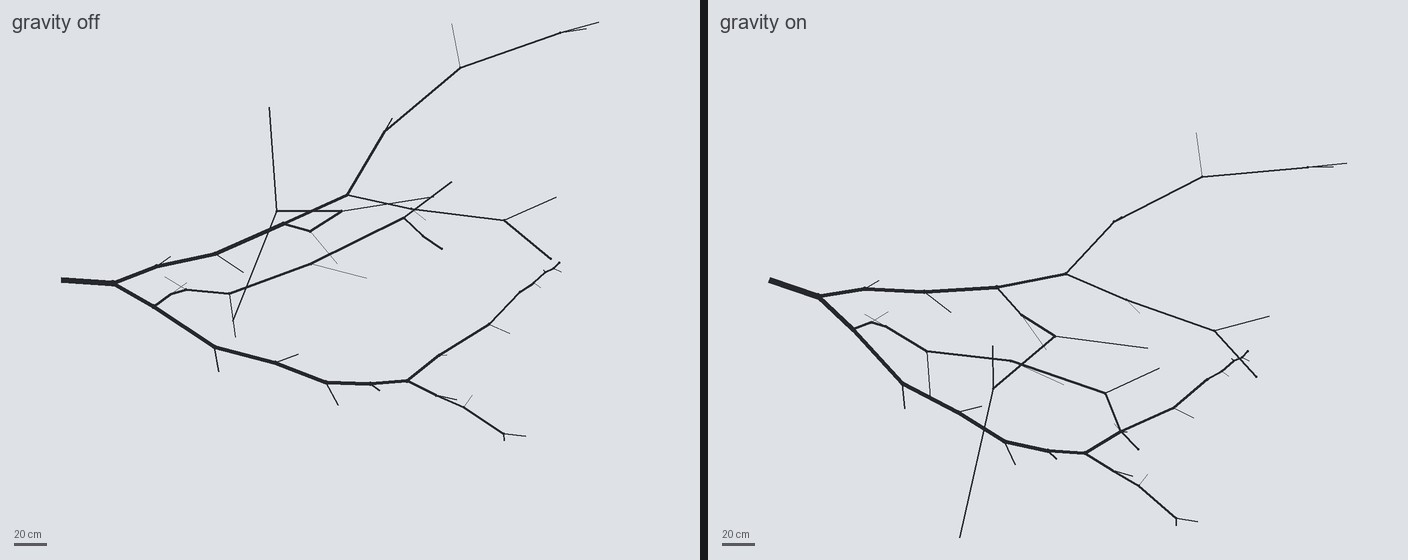
#> input picture handoff-117/notes/tree/branches/img/c-gn-fan.jpg, 1408 x 560 px, given in place of library-far-left-01.png, which was not available
$ python park.py ../../../handoff-117/notes/tree/branches/img ../../../handoff-117/notes/tree/branches/img/c-gn-limb.jpg
#> lines starting #> are read from the running program, lines starting #| are printed output that depends on the picture; after the words box and inside, x2 and y2 are one past the last pixel; in counts of white or black regions, pixels touching at a corner belong together
# The park's layers put together: the three far panels, their skies cut, on a cylinder
# around the library's middle window; a sky of ours; the oak at 40 m; then the same seen
# through the three windows from the games table. python3 -I park.py OUTSIDE_DIR OUT_DIR (BAND_M, OAK=m,deg and TAG in the environment)
import sys, math
import numpy as np
from PIL import Image, ImageFilter

src, out = sys.argv[1], sys.argv[2]
F = 1024.0                      # px per radian; the panels' 24 mm focal length in px
EYE = 2.2                       # m over the lawn
PATH_M = 60.0                   # the path along the lawn's far edge, by the trees' size
PANELS = [                      # file, centre azimuth (deg, left negative), path row at its middle
    ('library-far-left-01.png', -50.0, 530),
    ('library-far-01.png',        0.0, 538),
    ('library-far-right-01.png', 50.0, 543),
]
SEAMS = [-25.0, 25.0]           # where one panel gives way to the next
SUN = (-20.0, 18.0)
import os
BAND_M = float(os.environ.get('BAND_M', 110))   # how far the tree line stands; the panels drawn for 60
OAK = tuple(map(float, os.environ.get('OAK', '70,22').split(',')))   # its distance (m), azimuth (deg)
TAG = os.environ.get('TAG', '')
W = int(F * math.radians(172)); H = 1900; V0 = 1400  # horizon row in the panorama

def load(p):
    return np.asarray(Image.open(p).convert('RGBA')).astype(np.float32) / 255

def box(a, r, axis):
    c = np.cumsum(np.pad(a, [(r + 1, r) if i == axis else (0, 0) for i in range(2)], mode='edge'), axis)
    n = a.shape[axis]
    hi = np.take(c, np.arange(2 * r + 1, 2 * r + 1 + n), axis)
    lo = np.take(c, np.arange(0, n), axis)
    return (hi - lo) / (2 * r + 1)

def blur(a, r):                 # three box passes each way, near a Gaussian of radius r
    k = max(1, int(r / 1.7))
    for _ in range(3):
        a = box(box(a, k, 0), k, 1)
    return a

def fill(v, ok):                # carry the nearest known value into gaps, along axis 0
    idx = np.where(ok, np.arange(len(ok)), 0); np.maximum.accumulate(idx, out=idx)
    first = np.argmax(ok); idx[:first] = first
    return v[idx]

def sky_alpha(rgb, path_row):
    # The sky as a smooth field: a color per row plus an offset per column, fitted to the
    # pixels taken as sky, which can't follow the crowns down; a pixel's alpha is how far
    # its color is from it.
#> called with path_row = 530
    c = rgb[..., :3]; h, w = c.shape[:2]
#> after `h, w = c.shape[:2]`: h = 560; w = 1408
    m = np.zeros((h, w), np.float32); m[:100] = 1
    col = np.zeros((w, 3), np.float32)
    for _ in range(6):
        n = m.sum(1)
        row = (m[..., None] * (c - col[None])).sum(1) / np.maximum(n, 1)[:, None]
        row = fill(row, n > 15)
        n2 = m.sum(0)
        col = (m[..., None] * (c - row[:, None])).sum(0) / np.maximum(n2, 1)[:, None]
        col = fill(col, n2 > 5)
        col = np.stack([box(col[:, k:k + 1], 60, 0)[:, 0] for k in range(3)], -1)
        est = row[:, None] + col[None]
        d = np.sqrt(((c - est) ** 2).sum(-1))
        m = (d < 0.05).astype(np.float32); m[path_row - 30:] = 0
#> this loop made 6 passes
#> pass 1, in sky_alpha, `m = (d < 0.05).astype(np.float32)`:
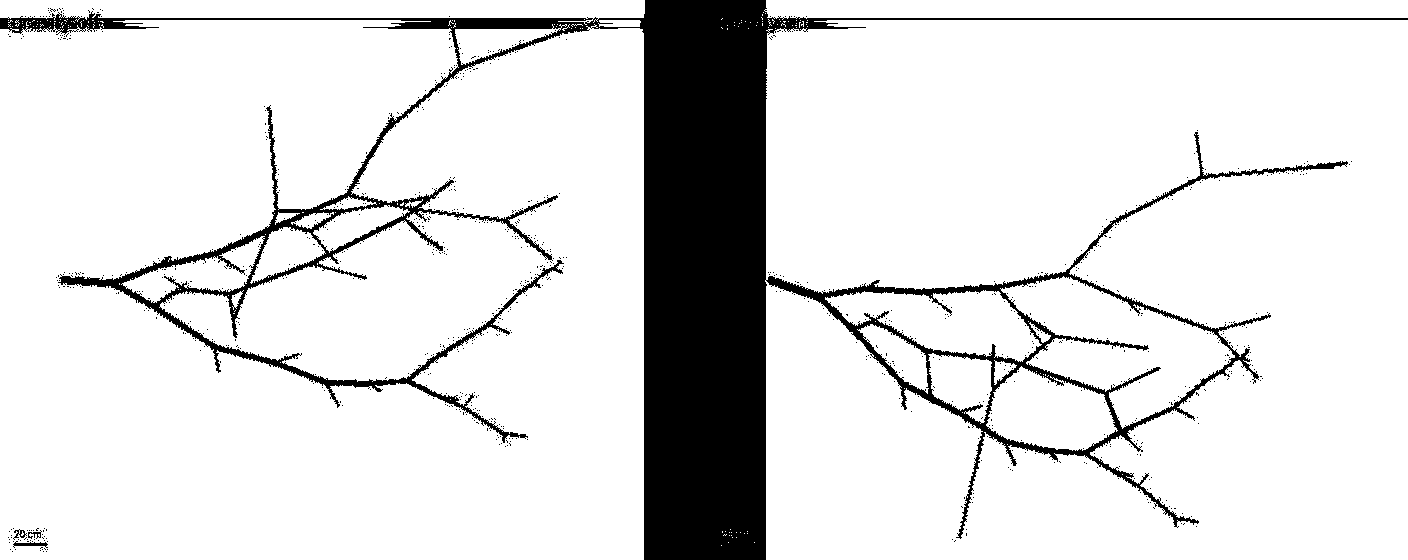
#> m: shape (560, 1408) float32; values 0 (black) and 1 (white), 87.4% white; 861 black regions (857 under 20 px), largest, box (x1, y1, x2, y2) and area: (0, 0, 1408, 560) 98447, (13, 541, 48, 548) 113, (13, 529, 27, 540) 59, (28, 530, 42, 539) 52
#> after the loop:
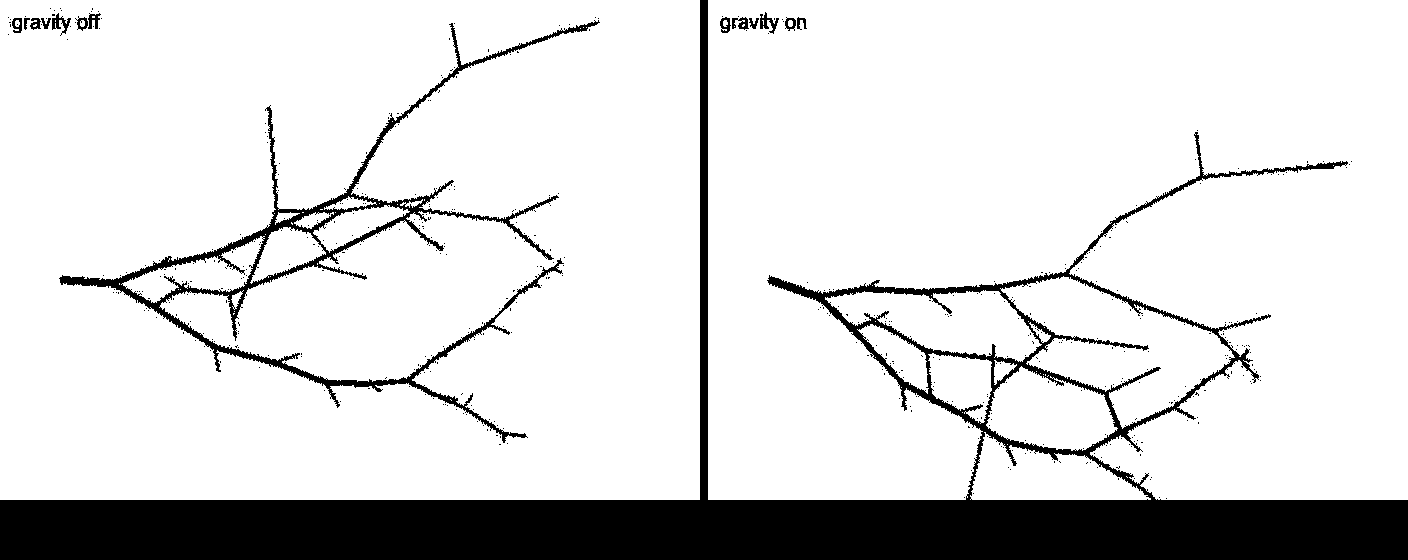
#> m: shape (560, 1408) float32; values 0 (black) and 1 (white), 85.6% white; 489 black regions (474 under 20 px), largest, box (x1, y1, x2, y2) and area: (0, 0, 1408, 560) 99980, (59, 20, 600, 443) 11858, (760, 12, 779, 34) 171
    a = np.clip((d - 0.03) / 0.07, 0, 1)
    a[path_row - 8:] = 1
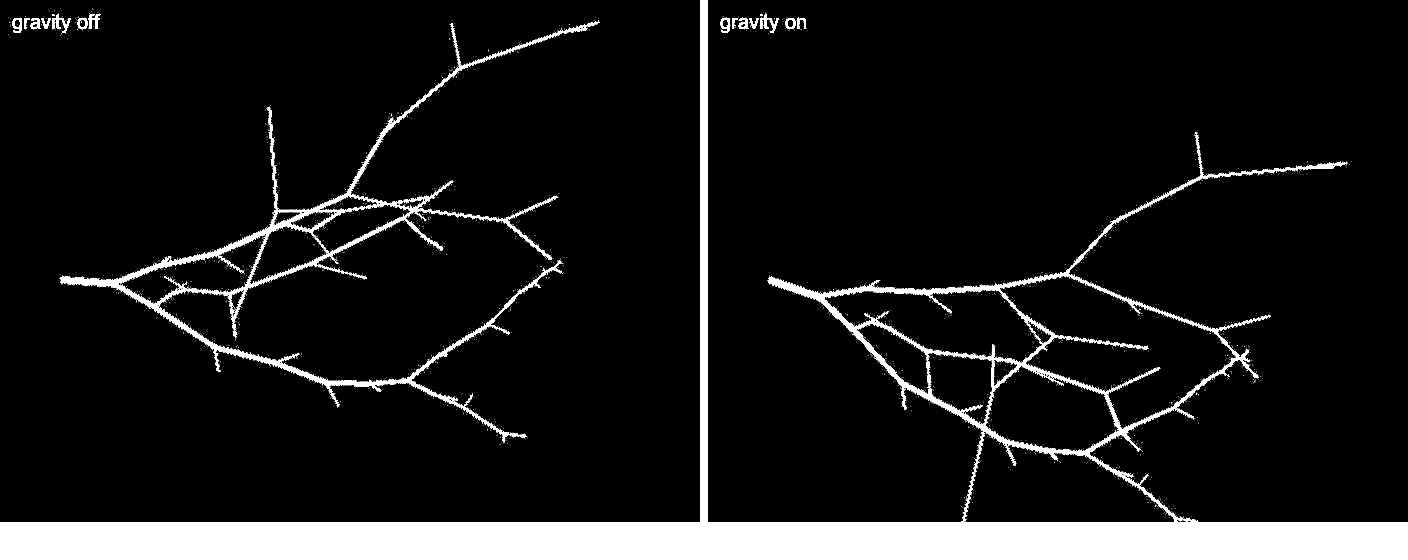
#> a: shape (560, 1408) float32; min 0, max 1, mean 0.104
    return a

def warp(img, az, path_row):
#> called with az = -50, path_row = 530
    hor = path_row - F * EYE / PATH_M
    k = BAND_M / PATH_M         # farther: the same angles hold k times less
    u = np.arange(W) - W / 2
    th = u / F * k - math.radians(az)   # the panels keep their overlap; the band spans less
    ok = np.abs(th) < math.radians(36.5)
    x = F * np.tan(th) + img.shape[1] / 2
    v = (np.arange(H) - V0)[:, None] * k
    y = v / np.cos(th)[None, :] + hor
    xi = np.clip(x, 0, img.shape[1] - 2); yi = np.clip(y, 0, img.shape[0] - 2)
    x0 = xi.astype(int)[None, :].repeat(H, 0); y0 = yi.astype(int)
    fx = (xi - np.floor(xi))[None, :, None]; fy = (yi - np.floor(yi))[..., None]
    g = lambda yy, xx: img[yy, xx]
    o = (g(y0, x0) * (1 - fx) * (1 - fy) + g(y0, x0 + 1) * fx * (1 - fy)
         + g(y0 + 1, x0) * (1 - fx) * fy + g(y0 + 1, x0 + 1) * fx * fy)
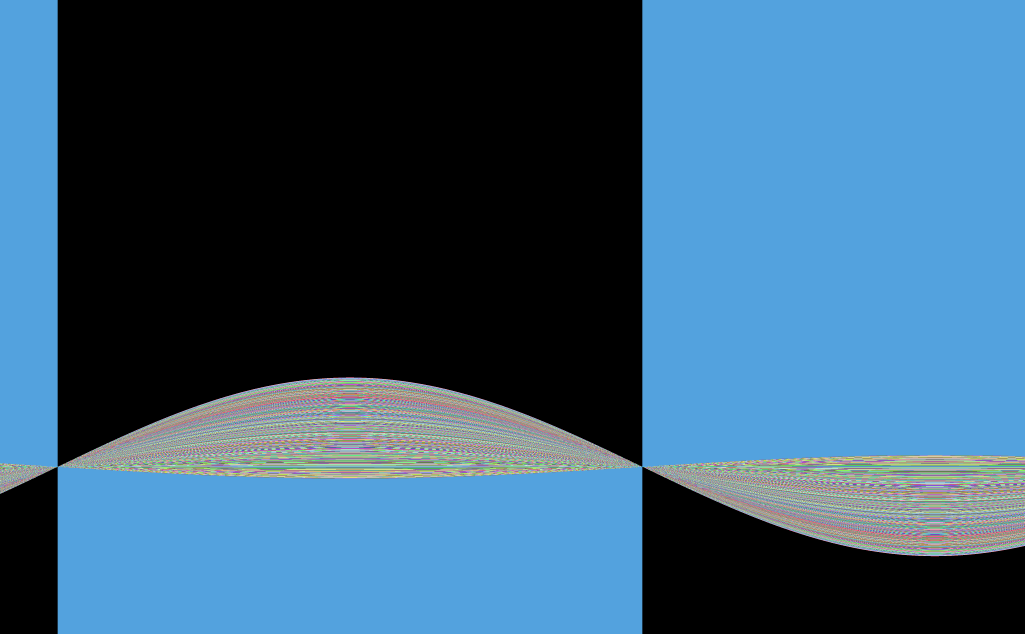
#> y0: shape (1900, 3074) int64 (shown at 1/3 size); 557 distinct labels, from 0 to 558; one colour per label, 0 black
    inside = ok[None, :] & (y >= 0) & (y < img.shape[0] - 1)
    o[~inside] = 0
    return o

def sky():
    th = ((np.arange(W) - W / 2) / F)[None, :]
    ph = np.arctan((V0 - np.arange(H))[:, None] / F * np.ones((1, W)))
    s_th, s_ph = map(math.radians, SUN)
    c = (np.sin(ph) * math.sin(s_ph) + np.cos(ph) * math.cos(s_ph) * np.cos(th - s_th))
    ang = np.degrees(np.arccos(np.clip(c, -1, 1)))
    up = np.clip(ph / math.radians(40), 0, 1)[..., None]
    hex3 = lambda h: np.array([int(h[i:i + 2], 16) / 255 for i in (0, 2, 4)], np.float32)
    zen, hor_cool, hor_warm, core = map(hex3, ('9fb3cf', 'd6dde6', 'f3d6aa', 'fff3d6'))
    warm = np.exp(-(ang / 45) ** 2)[..., None]
    hor = hor_cool * (1 - warm) + hor_warm * warm
    s = hor * (1 - up) + zen * up
    s = s + (core - s) * np.exp(-(ang / 7) ** 2)[..., None]
    return s

pano = sky()
pano[V0:] = np.array([0.36, 0.42, 0.16], np.float32)   # a plain lawn where no panel reaches
az = (np.arange(W) - W / 2) / F
edges = [-1e9] + [math.radians(s) / (BAND_M / PATH_M) for s in SEAMS] + [1e9]
acc = np.zeros_like(pano); acc_a = np.zeros(pano.shape[:2] + (1,), np.float32)
for i, (name, a, pr) in enumerate(PANELS):
    img = load(f'{src}/{name}')
    img[..., 3] = sky_alpha(img, pr)
    Image.fromarray((img[..., 3] * 255).astype(np.uint8)).save(f'{out}/alpha-{name}')
    w = warp(img, a, pr)
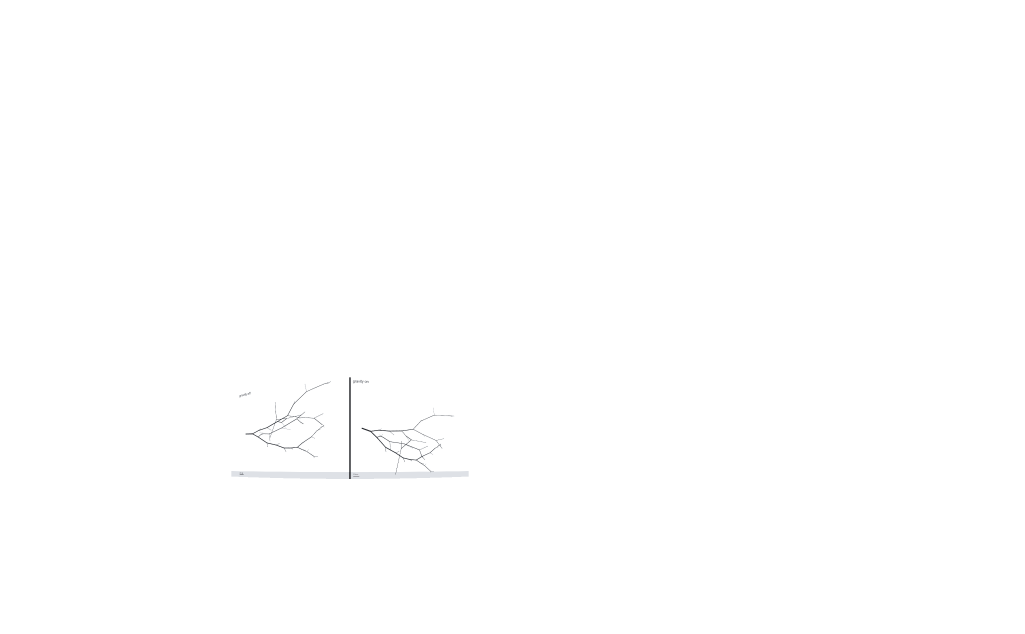
#> w: shape (1900, 3074, 4) float64 (shown at 1/3 size); mean R, G, B, A 0.0296, 0.0301, 0.0307, 0.00357; transparent parts drawn white
    feather = 10 / F
    sel = np.clip((az - edges[i]) / feather + 0.5, 0, 1) * np.clip((edges[i + 1] - az) / feather + 0.5, 0, 1)
    al = w[..., 3:] * sel[None, :, None]
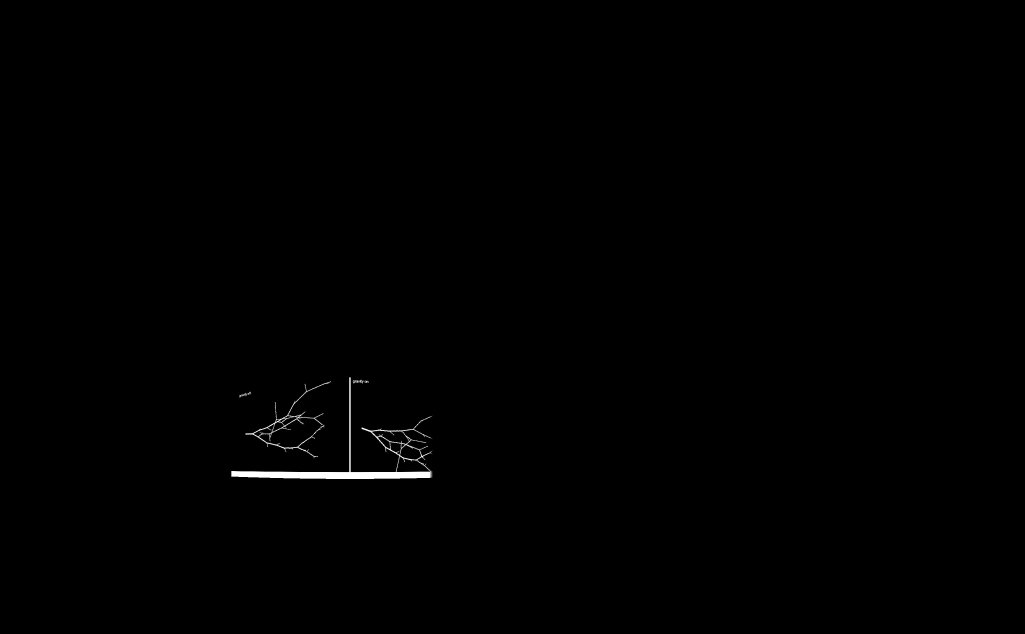
#> al: shape (1900, 3074, 1) float64 (shown at 1/3 size); min 0, max 1, mean 0.00317
    acc += w[..., :3] * al; acc_a += al
#> pass 2 of the loop `for i, (name, a, pr) in enumerate(PANELS):`:
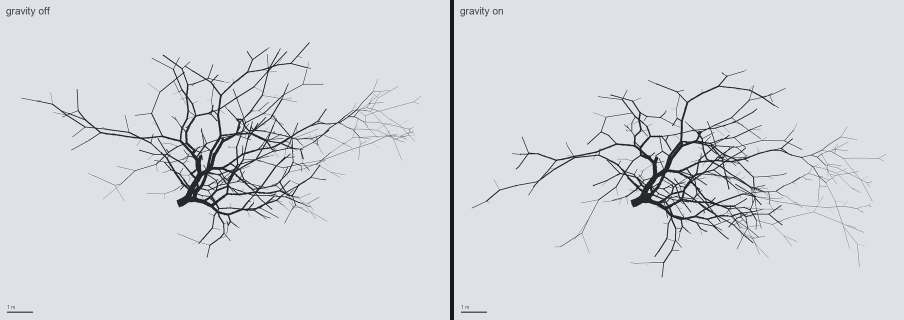
#> input picture handoff-117/notes/tree/branches/img/c-gn-limb.jpg, 1808 x 640 px, given in place of library-far-01.png, which was not available (shown at 1/2 size)
#> c: shape (640, 1808, 3) float32
#> the loop in sky_alpha (call 2), `for _ in range(6):` made 6 passes
#> pass 1, in sky_alpha (call 2), `m = (d < 0.05).astype(np.float32)`:
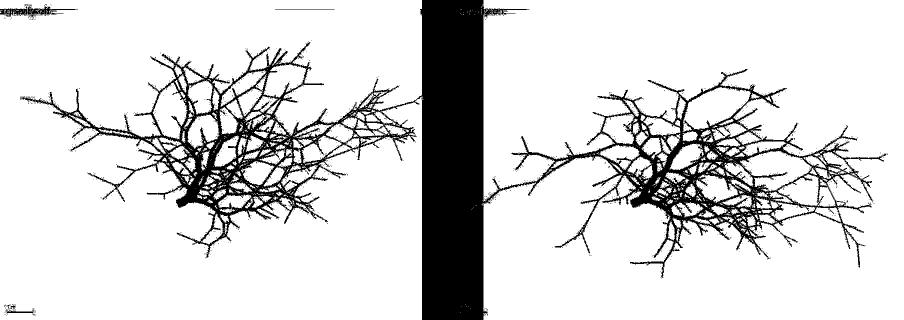
#> m: shape (640, 1808) float32 (shown at 1/2 size); values 0 (black) and 1 (white), 84.9% white; 1560 black regions (1555 under 20 px), largest, box (x1, y1, x2, y2) and area: (40, 0, 1773, 640) 170675, (0, 8, 156, 35) 1302, (8, 609, 70, 628) 227, (550, 19, 669, 20) 119, (20, 609, 32, 619) 43
#> img: shape (640, 1808, 4) float32
#> y0: shape (1900, 3074) int64; 637 distinct labels, from 0 to 638
#> `al = w[..., 3:] * sel[None, :, None]`:
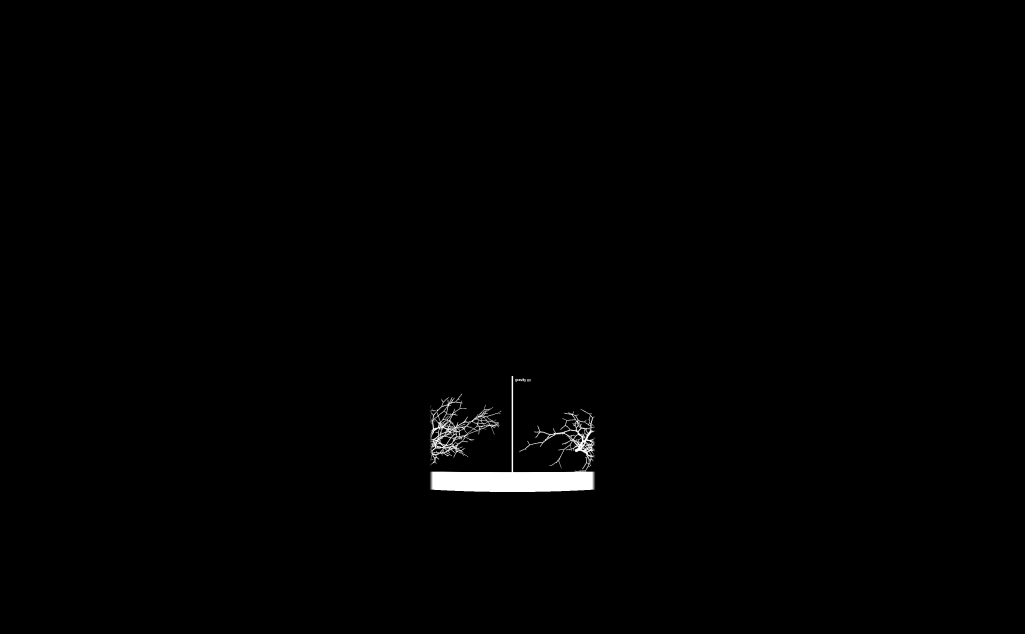
#> al: shape (1900, 3074, 1) float64 (shown at 1/3 size); min 0, max 1, mean 0.00714
pano = pano * (1 - acc_a) + acc

#> (the run stopped early here; a loop or call above may not have finished)
